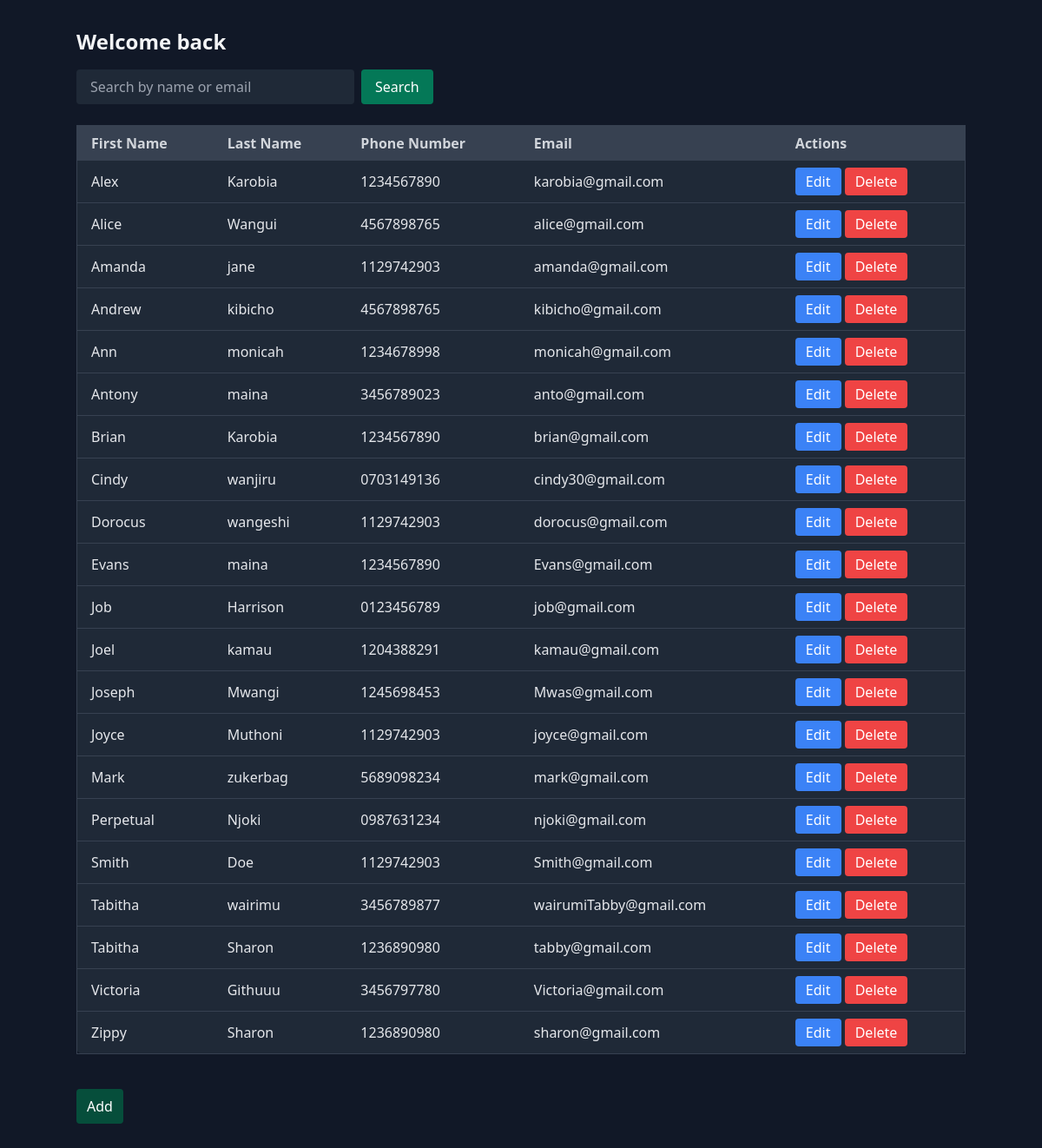
Before: / with the older database file.
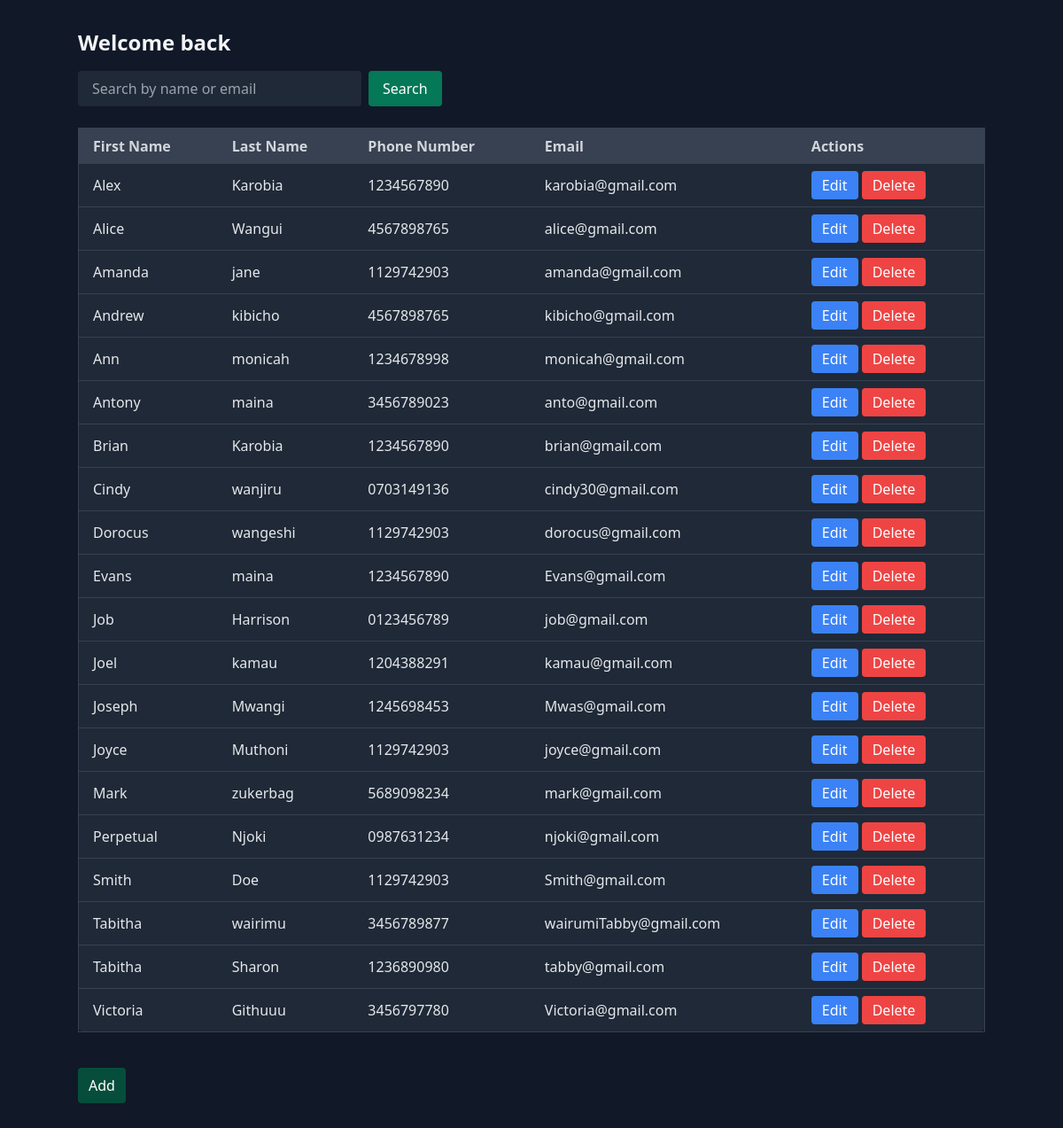
After: the same page with the newer database file.
### myapp/models.py (models this page shows, shortened)
class User(models.Model):
    First_Name=models.CharField(max_length=100)
    Last_Name=models.CharField(max_length=100)
    Phone=models.CharField(max_length=50)
    Email=models.EmailField()

### myapp/views.py (the view)
# urls.py: path('', views.show, name='show'),
def show(request):
    query = request.GET.get('q', '')  # Get the search query from the URL
    if query:
        all_list = User.objects.filter(
            Q(First_Name__icontains=query) |
            Q(Last_Name__icontains=query) |
            Q(Email__icontains=query)
        ).order_by('First_Name')  # Filter records based on the query
    else:
        all_list = User.objects.all().order_by('First_Name')
    return render(request, 'show.html', {'users': all_list, 'search_query': query})

### templates/show.html (shortened to what this page needs)
<!DOCTYPE html>
<html lang="en">
  <head>
    <link href="https://cdn.jsdelivr.net/npm/tailwindcss@2.2.19/dist/tailwind.min.css" rel="stylesheet" />
    </head>
  <body class="bg-gray-900 text-gray-200">
    <div class="container mx-auto py-8">
      <h1 class="text-2xl font-bold mb-4 text-gray-100">Welcome back</h1>
      <div class="mb-6">
        <form method="get" action="{% url 'show' %}" class="flex items-center">
          <input type="text" name="q" value="{{ search_query }}" placeholder="Search by name or email"
            class="w-80 bg-gray-800 text-gray-200 py-2 px-4 rounded focus:outline-none focus:ring-2 focus:ring-green-500" />
          <button type="submit" class="bg-green-700 text-white py-2 px-4 rounded hover:bg-green-600 ml-2">
            Search
          </button>
          </form>
          </div>
      <div class="overflow-x-auto">
        <table class="min-w-full bg-gray-800 border border-gray-700 rounded-lg">
          <thead class="bg-gray-700 text-gray-300">
            <tr>
              <th class="text-left py-2 px-4">First Name</th>
              <th class="text-left py-2 px-4">Last Name</th>
              <th class="text-left py-2 px-4">Phone Number</th>
              <th class="text-left py-2 px-4">Email</th>
              <th class="text-left py-2 px-4">Actions</th>
            </tr>
          </thead>
          <tbody>
            {% for x in users %}
            <tr class="border-b border-gray-700 hover:bg-gray-700">
              <td class="py-2 px-4">{{ x.First_Name }}</td>
              <td class="py-2 px-4">{{ x.Last_Name }}</td>
              <td class="py-2 px-4">{{ x.Phone }}</td>
              <td class="py-2 px-4">{{ x.Email }}</td>
              <td class="py-2 px-4">
                <button class="bg-blue-500 text-white py-1 px-3 rounded hover:bg-blue-400">
                  <a href="{% url 'edit_user' x.id %}">Edit</a>
                </button>
                <button class="bg-red-500 text-white py-1 px-3 rounded hover:bg-red-400">
                  <a href="{% url 'delete' x.id %}">Delete</a>
                </button>
                </td>
                </tr>
                {% empty %}
                <tr>
              <td colspan="5" class="text-center py-4 text-gray-400">
                No registered users
              </td>
              </tr>
              {% endfor %}
              </tbody>
              </table>
              </div>
      <button class="bg-green-900 text-white px-3 rounded hover:bg-green-700 mt-10 py-2">
        <a href="{% url 'home' %}">Add</a>
      </button>
      </div>
      </body>
</html>

Changed rows visible on the page:
removed User: First_Name "Zippy", Last_Name "Sharon", Phone "1236890980", Email "sharon@gmail.com"
